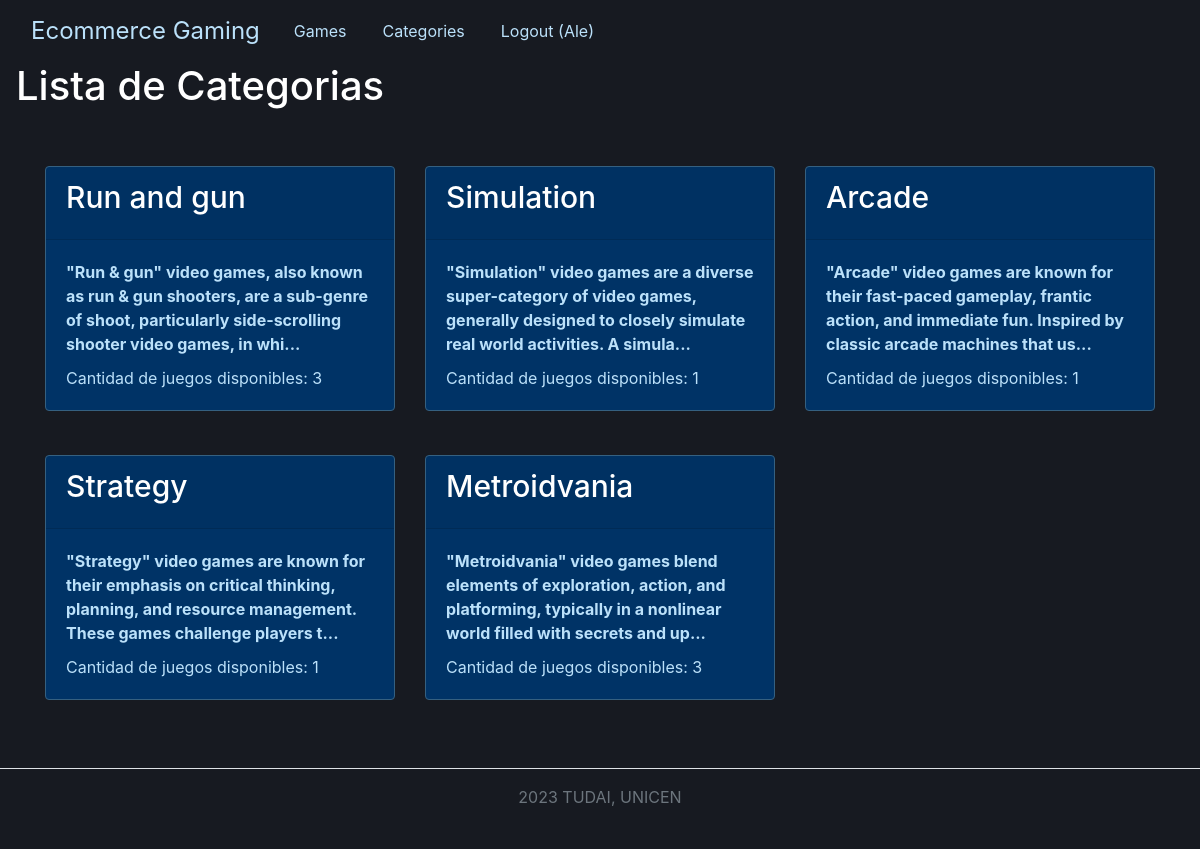
Screenshot of /proyecto-ecommerce/categories (signed in) with the database file from the repository.
### tables this page shows
CREATE TABLE `categorias` (
  `Id_categoria` int(11) NOT NULL,
  `Nombre` varchar(50) NOT NULL,
  `Descripcion` varchar(500) NOT NULL,
  `Cantidad_juegos` int(11) NOT NULL
);

### proyecto-ecommerce/app/views/categoryView.php (called while the page is built, shortened)
<?php
class CategoryView
{
    public function showCategories($categories)
    {
        require_once './templates/categories.phtml';
    }
}

### proyecto-ecommerce/app/controllers/categoryController.php (called while the page is built, shortened)
<?php
require_once './app/models/categoryModel.php';
require_once './app/views/categoryView.php';
class CategoryController
{
    private $model;
    private $view;
    function __construct()
    {
        $this->model = new CategoryModel();
        $this->view = new CategoryView();
    }
    public function listCategories()
    {
        $categories = $this->model->getCategories();
        $this->view->showCategories($categories);
    }
}

### proyecto-ecommerce/app/models/categoryModel.php (called while the page is built, shortened)
<?php
require_once './config/db.php';
class CategoryModel
{
    private $conn;
    function __construct()
    {
        $this->db = new Database();
        $this->conn = $this->db->getConnection();
    }
    public function getCategories()
    {
        $stmt = $this->conn->prepare("SELECT * FROM categorias");
        $stmt->execute();
        $result = $stmt->fetchAll(PDO::FETCH_OBJ);
        return $result;
    }
}

### proyecto-ecommerce/config/db.php (called while the page is built, shortened)
<?php
class Database
{
    private $conn;
    function __construct()
    {
        $this->host = DB_HOST;
        $this->dbname = DB_NAME;
        $this->user = DB_USER;
        $this->password = DB_PASSWORD;
        try {
            $dsn = "mysql:host={$this->host};dbname={$this->dbname}";
            $this->conn = new PDO($dsn, $this->user, $this->password);
            $this->conn->setAttribute(PDO::ATTR_ERRMODE, PDO::ERRMODE_EXCEPTION);
        } catch (PDOException $e) {
            die("Error de conexión: " . $e->getMessage());
        }
    }
    public function getConnection()
    {
        return $this->conn;
    }
    public function closeConnection()
    {
        $this->conn = null;
    }
}

### proyecto-ecommerce/templates/categories.phtml (the view, shortened to what this page needs)
<?php require_once 'header.phtml' ?>
<!DOCTYPE html>
<html lang="es">
<head>
    <link rel="stylesheet" href="https://maxcdn.bootstrapcdn.com/bootstrap/4.0.0/css/bootstrap.min.css">
    <link rel="stylesheet" href="./app/styles/categories.css">
    <link rel="stylesheet" href="./app/styles/bodyHeader.css">
</head>
<body>
    <div class="d-flex justify-content-between align-items-center mx-3">
        <div class="text-center">
            <h1>Lista de Categorias</h1>
        </div>
    </div>
    <div class="container mt-5">
        <div class="row mt-3">
            <?php foreach ($categories as $key => $category) : ?>
                <div class="col-lg-4 col-md-6 col-sm-12 mb-4">
                    <div class="card">
                        <div class="card-header">
                            <?php if ($category->Cantidad_juegos > 0) : ?>
                                <h5 class="card-title">
                                    <a href="category/<?= $key + 1 ?>" class="text-decoration-none" style="font-size: 1.875rem;">
                                        <?= $category->Nombre ?>
                                    </a>
                                </h5>
                            <?php else : ?>
                                <h5 style="font-size: 1.875rem;"> <?= $category->Nombre ?> </h5>
                            <?php endif; ?>
                        </div>
                        <div class="card-body">
                            <?php if (strlen($category->Descripcion) <= 140) : ?>
                                <p class="card-text fw-bold"><?= $category->Descripcion ?></p>
                            <?php else : ?>
                                <p class="card-text fw-bold"><?= substr($category->Descripcion, 0, 140) . '...' ?></p>
                            <?php endif; ?>
                            <p class="card-text">Cantidad de juegos disponibles: <?= $category->Cantidad_juegos; ?></p>
                        </div>
                    </div>
                </div>
            <?php endforeach; ?>
        </div>
    </div>
    <?php require_once 'footer.phtml' ?>

### proyecto-ecommerce/app/styles/bodyHeader.css (style rules this page uses)
body { background-color: #171a21; color: #FFFFFF; }

### proyecto-ecommerce/app/styles/categories.css (style rules this page uses)
.card { background-color: #003366; color: #FFFFFF; border: 1px solid #356080; margin-bottom: 20px; }
.card-title a { text-decoration: none; font-size: 24px; color: #FFFFFF; }
.card-body p { color: #BBE1FA; margin-bottom: 10px; }
.card-body p.fw-bold { font-weight: bold; }
.card-body p:last-child { margin-bottom: 0; }

### rows the page displays
categorias: Nombre "Run and gun", Descripcion "\"Run & gun\" video games, also known as run & gun shooters, are a sub-genre of shoot, particularly side-scrolling shooter video games, in whi", Cantidad_juegos "3"
categorias: Nombre "Simulation", Descripcion "\"Simulation\" video games are a diverse super-category of video games, generally designed to closely simulate real world activities. A simula", Cantidad_juegos "1"
categorias: Nombre "Arcade", Descripcion "\"Arcade\" video games are known for their fast-paced gameplay, frantic action, and immediate fun. Inspired by classic arcade machines that us", Cantidad_juegos "1"
categorias: Nombre "Strategy", Descripcion "\"Strategy\" video games are known for their emphasis on critical thinking, planning, and resource management. These games challenge players t", Cantidad_juegos "1"
categorias: Nombre "Metroidvania", Descripcion "\"Metroidvania\" video games blend elements of exploration, action, and platforming, typically in a nonlinear world filled with secrets and up", Cantidad_juegos "3"

### other values shown
$_SESSION['USER_USERNAME'] "Ale"
